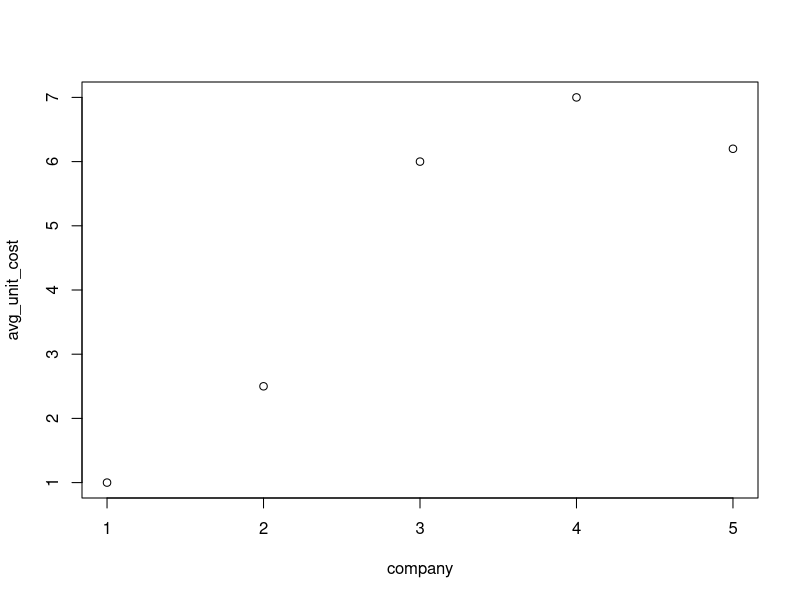
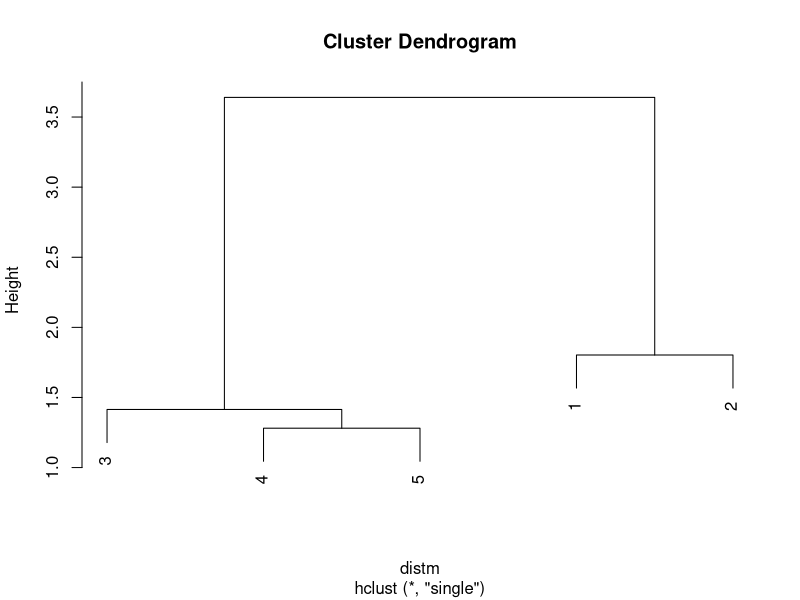
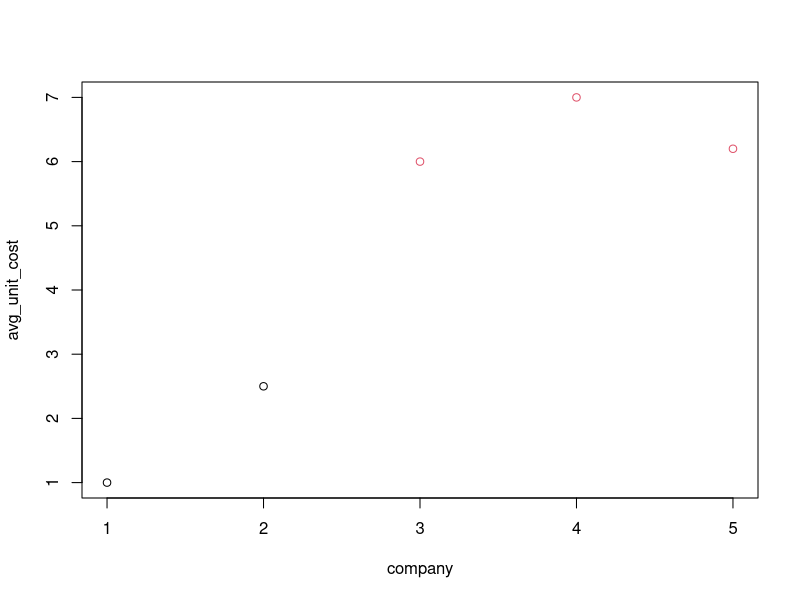
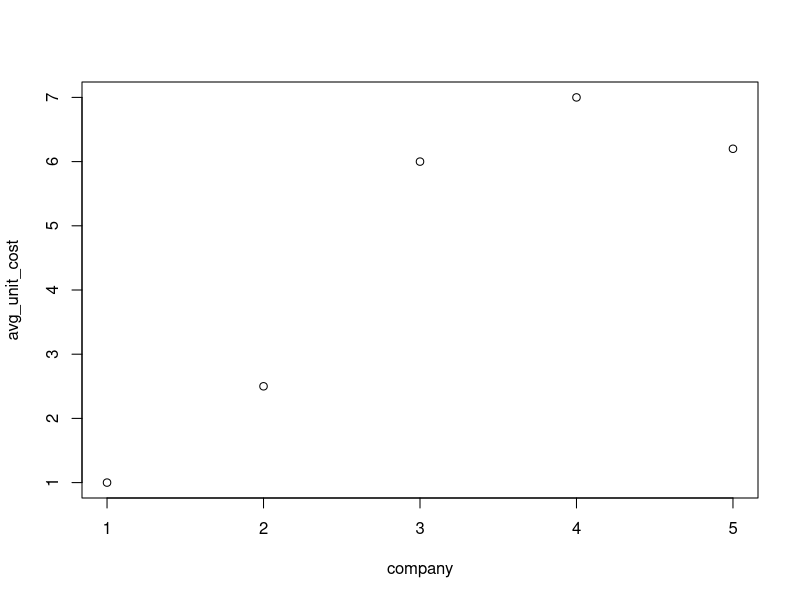

These charts were generated, in order, by the following R code:
## ---- chunk 1
input_df <- tibble::tibble(
  company = 1:5,
  avg_unit_cost = c(1, 2.5, 6, 7, 6.2)
)
plot(input_df)
## ---- chunk 2
distm <- dist(input_df, method = "euc")
distm
## ---- chunk 3
single <- hclust(distm, method = "single")
## ---- chunk 4
cophenetic(single)
## ---- chunk 5
plot(single)
## ---- chunk 6
# specify centers
custom_centers <- matrix(c(1, 6, 1, 7), byrow = TRUE, ncol = 2)
custom_centers

res_kmeans <- kmeans(input_df, centers = custom_centers)

res_kmeans
res_kmeans$centers
res_kmeans$iter



plot(input_df, col = res_kmeans$cluster)
## ---- chunk 7
# this seems odd: if I only specify one center (i.e. (6, 7) than of course we 
# will only find one cluster)
# 
custom_centers2 <- matrix(c(6, 7), ncol = 2)
custom_centers2

res_kmeans2 <- kmeans(input_df, centers = custom_centers2)

res_kmeans2
res_kmeans2$centers
res_kmeans2$iter



plot(input_df, col = res_kmeans2$cluster)
